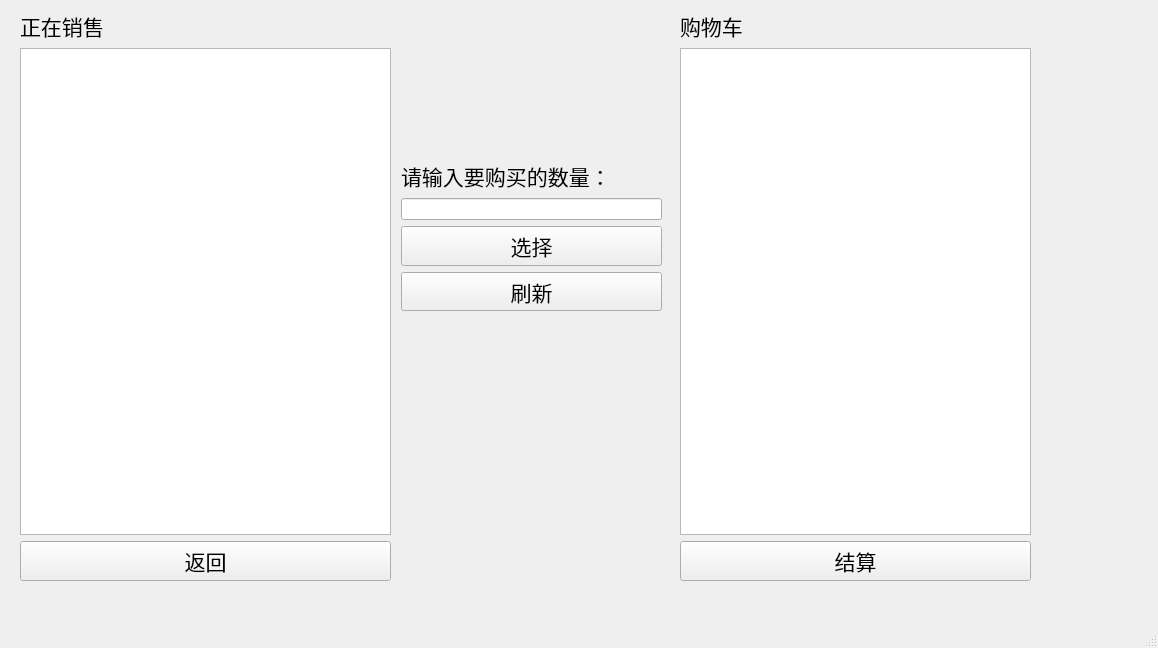
<?xml version="1.0" encoding="UTF-8"?>
<ui version="4.0">
 <class>ShoppingWindow</class>
 <widget class="QMainWindow" name="ShoppingWindow">
  <property name="geometry">
   <rect>
    <x>0</x>
    <y>0</y>
    <width>1158</width>
    <height>648</height>
   </rect>
  </property>
  <property name="windowTitle">
   <string>MainWindow</string>
  </property>
  <widget class="QWidget" name="centralwidget">
   <widget class="QWidget" name="layoutWidget">
    <property name="geometry">
     <rect>
      <x>680</x>
      <y>10</y>
      <width>351</width>
      <height>571</height>
     </rect>
    </property>
    <layout class="QGridLayout" name="gridLayout_2">
     <item row="2" column="0">
      <widget class="QPushButton" name="settlementButton">
       <property name="font">
        <font>
         <family>华文行楷</family>
         <pointsize>16</pointsize>
        </font>
       </property>
       <property name="text">
        <string>结算</string>
       </property>
      </widget>
     </item>
     <item row="0" column="0">
      <widget class="QLabel" name="label_2">
       <property name="font">
        <font>
         <family>华文行楷</family>
         <pointsize>16</pointsize>
        </font>
       </property>
       <property name="text">
        <string>购物车</string>
       </property>
      </widget>
     </item>
     <item row="1" column="0">
      <widget class="QTableWidget" name="historyTableWidget"/>
     </item>
    </layout>
   </widget>
   <widget class="QWidget" name="layoutWidget2">
    <property name="geometry">
     <rect>
      <x>20</x>
      <y>10</y>
      <width>371</width>
      <height>571</height>
     </rect>
    </property>
    <layout class="QGridLayout" name="gridLayout">
     <item row="1" column="0">
      <widget class="QTableWidget" name="salesTableWidget"/>
     </item>
     <item row="2" column="0">
      <widget class="QPushButton" name="returnButton">
       <property name="font">
        <font>
         <family>华文行楷</family>
         <pointsize>16</pointsize>
        </font>
       </property>
       <property name="text">
        <string>返回</string>
       </property>
      </widget>
     </item>
     <item row="0" column="0">
      <widget class="QLabel" name="label">
       <property name="font">
        <font>
         <family>华文行楷</family>
         <pointsize>16</pointsize>
        </font>
       </property>
       <property name="text">
        <string>正在销售</string>
       </property>
      </widget>
     </item>
    </layout>
   </widget>
   <widget class="QWidget" name="layoutWidget3">
    <property name="geometry">
     <rect>
      <x>401</x>
      <y>160</y>
      <width>261</width>
      <height>151</height>
     </rect>
    </property>
    <layout class="QGridLayout" name="gridLayout_3">
     <item row="1" column="0">
      <widget class="QLineEdit" name="amountLineEdit"/>
     </item>
     <item row="2" column="0">
      <widget class="QPushButton" name="selectButton">
       <property name="font">
        <font>
         <family>华文行楷</family>
         <pointsize>16</pointsize>
        </font>
       </property>
       <property name="text">
        <string>选择</string>
       </property>
      </widget>
     </item>
     <item row="0" column="0">
      <widget class="QLabel" name="label_3">
       <property name="font">
        <font>
         <family>华文行楷</family>
         <pointsize>16</pointsize>
        </font>
       </property>
       <property name="text">
        <string>请输入要购买的数量：</string>
       </property>
      </widget>
     </item>
     <item row="3" column="0">
      <widget class="QPushButton" name="updateButton">
       <property name="font">
        <font>
         <family>华文行楷</family>
         <pointsize>16</pointsize>
        </font>
       </property>
       <property name="text">
        <string>刷新</string>
       </property>
      </widget>
     </item>
    </layout>
   </widget>
  </widget>
  <widget class="QMenuBar" name="menubar">
   <property name="geometry">
    <rect>
     <x>0</x>
     <y>0</y>
     <width>1158</width>
     <height>26</height>
    </rect>
   </property>
  </widget>
  <widget class="QStatusBar" name="statusbar"/>
 </widget>
 <resources/>
 <connections/>
</ui>
